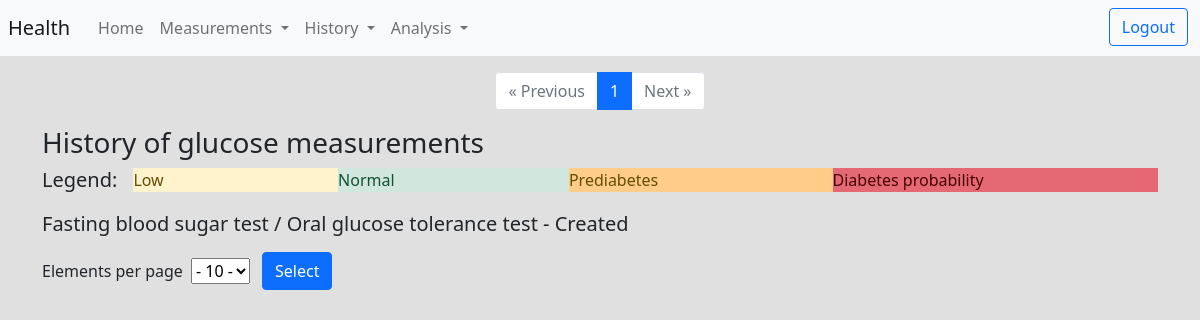
Page /history/glucose (signed in) on the earlier database version.
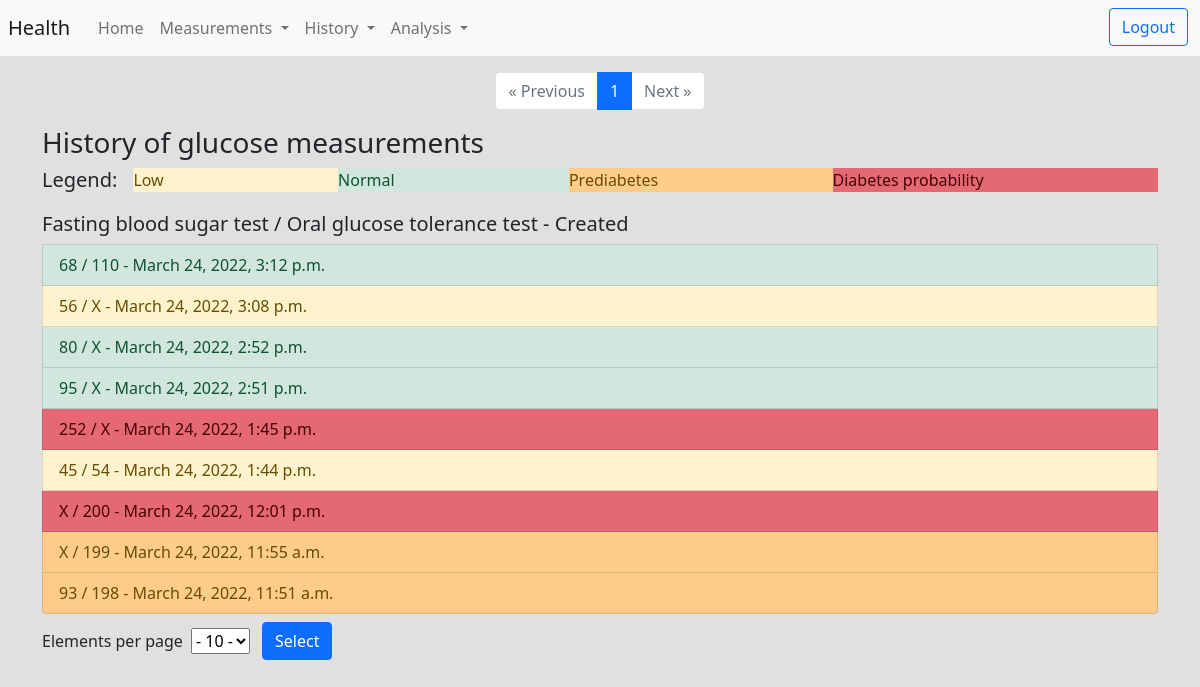
Same page on the later database version.
### measurements/models.py (models this page shows, shortened)
class Glucose(Timestamp):
  user = models.ForeignKey("auth.User", on_delete=models.CASCADE, related_name="glucose")
  glucose_blood = models.FloatField(blank=True, null=True)
  glucose_oral = models.FloatField(blank=True, null=True)
  category = models.PositiveSmallIntegerField(default=GCategory.NORMAL)
  note = models.TextField(max_length=500, blank=True, null=True)

### history/views.py (the view)
# urls.py: path('glucose', GlucoseHistory, name='glucose_history'),
@login_required
def GlucoseHistory(request):
  user = request.user
  history = Glucose.objects.filter(user=user).order_by('-created')
  if request.method == 'POST' and request.POST.get('selected'):
      elem_on_page = int(request.POST.get('selected').strip('-'))
  if request.method == 'GET':
    try:
      elem_on_page = int(request.GET.get('elem'))
    except:
      elem_on_page = 10
  paginator = Paginator(history, elem_on_page)
  page_number = request.GET.get('page')
  page_obj = paginator.get_page(page_number)
  return render(request,
                'history/glucose.html',
                {'page_obj': page_obj,
                  'elem_on_page': elem_on_page,
                  'category': GCategory}
                )

### history/templates/history/glucose.html (shortened to what this page needs)
{% extends "base_history.html" %}
{% block in_body %}
    <div class="list-group">
      <h3>History of glucose measurements</h3>
      <div class="d-flex mb-1">
        <h5 class="me-3 my-0">Legend:</h5>
          <p class="list-group-item-warning flex-fill">Low</p>
          <p class="list-group-item-success flex-fill">Normal</p>
          <p class="list-group-item-height-warning flex-fill">Prediabetes</p>
          <p class="list-group-item-height-danger flex-fill">Diabetes probability</p>
      </div>
      <h5>Fasting blood sugar test / Oral glucose tolerance test - Created</h5>
      {% for h in page_obj %}
        {% if h.category == category.DIABETES %}
          <a href="{% url 'history:glucose_details' h.id %}" class="list-group-item list-group-item-height-danger">
        {% elif h.category == category.PREDIABETES %}
          <a href="{% url 'history:glucose_details' h.id %}" class="list-group-item list-group-item-height-warning">
        {% elif h.category == category.LOW %}
          <a href="{% url 'history:glucose_details' h.id %}" class="list-group-item list-group-item-warning">
        {% else %}
          <a href="{% url 'history:glucose_details' h.id %}" class="list-group-item list-group-item-success">
        {% endif %}
            {% if h.glucose_blood %}
              {{ h.glucose_blood|floatformat }} /
            {% else %}
              X /
            {% endif %}
            {% if h.glucose_oral %}
              {{ h.glucose_oral|floatformat }}
            {% else %}
            X
            {% endif %}
              - {{ h.created }}
          </a>
      {% endfor %}
    </div>
{% endblock %}

Differences in the rows shown:
added Glucose: glucose_blood "68", glucose_oral "110", created "March 24, 2022, 3:12 p.m."
added Glucose: glucose_blood "56", shows "X", created "March 24, 2022, 3:08 p.m."
added Glucose: glucose_blood "80", shows "X", created "March 24, 2022, 2:52 p.m."
added Glucose: glucose_blood "95", shows "X", created "March 24, 2022, 2:51 p.m."
added Glucose: glucose_blood "252", shows "X", created "March 24, 2022, 1:45 p.m."
added Glucose: glucose_blood "45", glucose_oral "54", created "March 24, 2022, 1:44 p.m."
added Glucose: shows "X /", glucose_oral "200", created "March 24, 2022, 12:01 p.m."
added Glucose: shows "X /", glucose_oral "199", created "March 24, 2022, 11:55 a.m."
added Glucose: glucose_blood "93", glucose_oral "198", created "March 24, 2022, 11:51 a.m."
